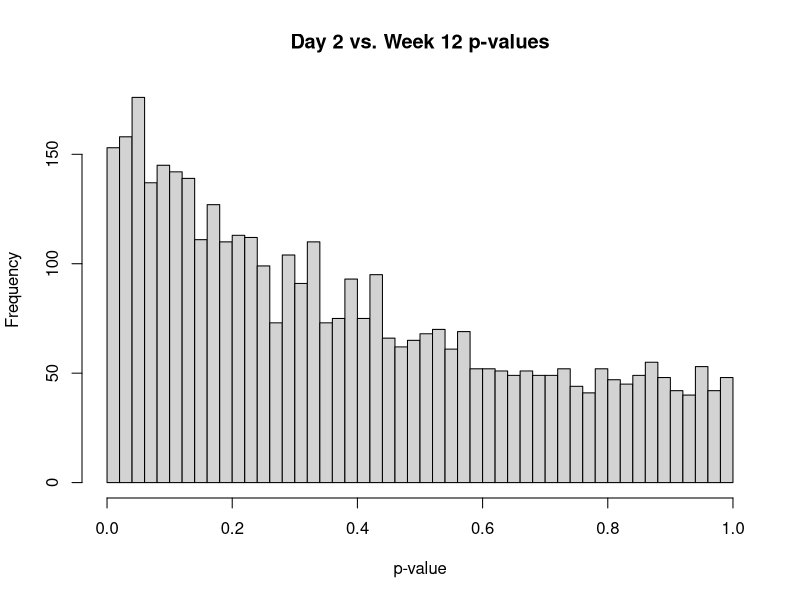
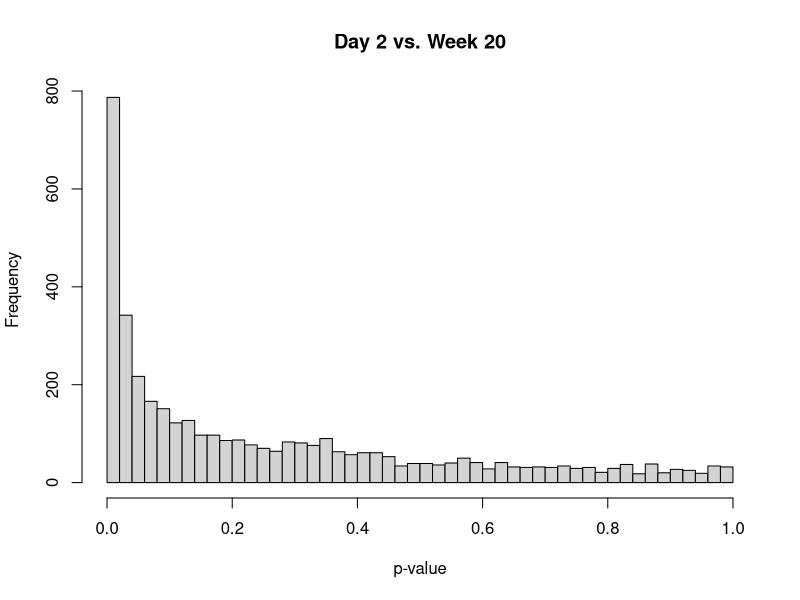
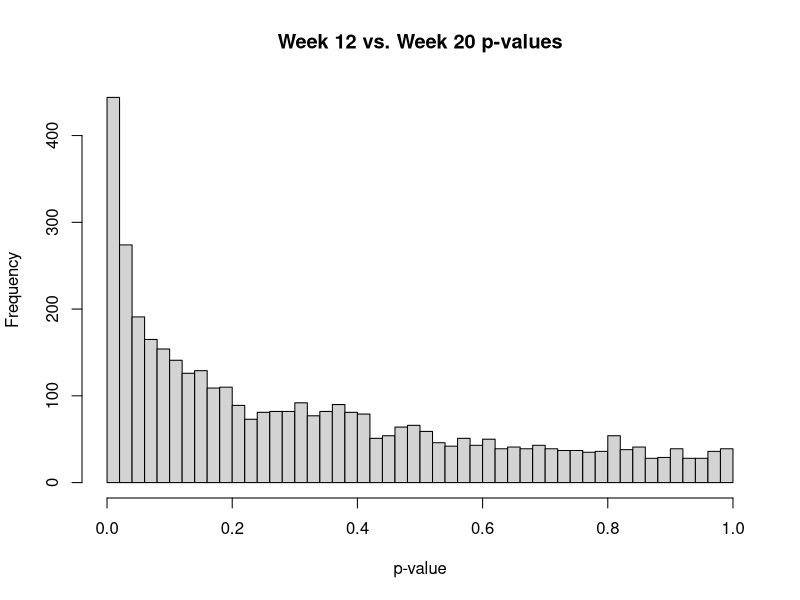

Write R code to recreate these figures, in order.
## ---- chunk 1
# Set location of Rmd as root dir
knitr::opts_knit$set(root.dir = ".") 
## ---- chunk 2
rawCounts <- read.table("data/nc101_scaff_dataCounts.txt", sep="\t", header=TRUE, row.names=1)
head(rawCounts)
## ---- chunk 3
nonRareCounts <- rawCounts[apply(rawCounts, 1, median) > 5,]
## ---- chunk 4
normalizedCounts <- nonRareCounts
for (i in 1:ncol(nonRareCounts))
{
	colSum <- sum(nonRareCounts[,i])
	normalizedCounts[,i] <- nonRareCounts[,i]/colSum
}
head(normalizedCounts)
## ---- chunk 5
day2 <- normalizedCounts[1:3]
week12 <- normalizedCounts[4:6]
week20 <- normalizedCounts[7:11]
## ---- chunk 6
nGenes <- dim(normalizedCounts)[1]
pvals_2v12 <- vector(length=nGenes)
pvals_2v20 <- vector(length=nGenes)
pvals_12v20 <- vector(length=nGenes)

for (i in 1:nGenes) {
  # Obtain “day 2” vs. “week 12” t-test p values.
  pvals_2v12[i] <- t.test(day2[i,], week12[i,])$p.value
  # Obtain “day 2” vs. “week 20” t-test p values.
  pvals_2v20[i] <- t.test(day2[i,], week20[i,])$p.value
  # Obtain “week 12” vs. “week 20” t-test p values.
  pvals_12v20[i] <- t.test(week12[i,], week20[i,])$p.value
}
## ---- chunk 7
pval_df <- data.frame(c(sum(pvals_2v12 < 0.05), 
                        sum(pvals_2v20 < 0.05), 
                        sum(pvals_12v20 < 0.05)),
                          c(sum(p.adjust(pvals_2v12, "BH") < 0.05), 
                            sum(p.adjust(pvals_2v20, "BH") < 0.05), 
                            sum(p.adjust(pvals_12v20, "BH") < 0.05)),
                              c(sum(p.adjust(pvals_2v12, "bonferroni") < 0.05), 
                                sum(p.adjust(pvals_2v20, "bonferroni") < 0.05), 
                                sum(p.adjust(pvals_12v20, "bonferroni") < 0.05)))
colnames(pval_df) <- c("Uncorrected", 
                       "BH FDR Corrected", 
                       "Bonferroni Corrected")
rownames(pval_df) <- c("day 2 vs. week 12", 
                       "day 2 vs. week 20", 
                       "week 12 vs. week 20")

pval_df
## ---- chunk 8
hist(pvals_2v12, breaks=50, main="Day 2 vs. Week 12 p-values", xlab="p-value")
## ---- chunk 9
hist(pvals_2v20, breaks=50, main="Day 2 vs. Week 20", xlab="p-value")
## ---- chunk 10
hist(pvals_12v20, breaks=50, main="Week 12 vs. Week 20 p-values", xlab="p-value")
